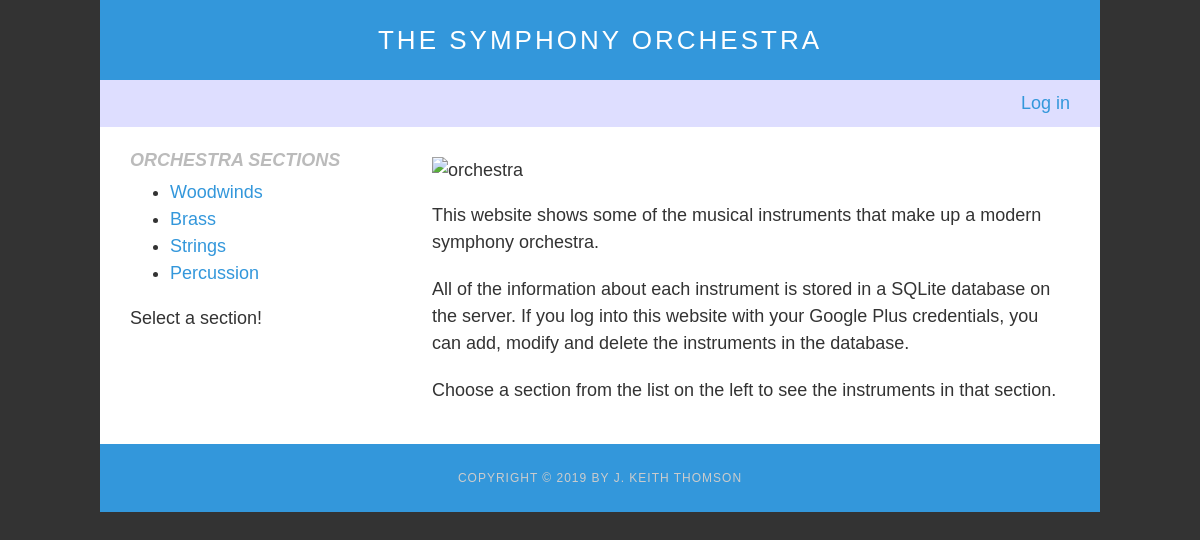
/orchestra/, run on the app's committed database.
### database_setup.py (models this page shows, shortened)
class Category(Base):
    __tablename__ = 'category'
    name = Column(String(250), nullable=False)
    id = Column(Integer, primary_key=True)
    description = Column(String(1200), nullable=False)

### catalog.py (the view)
@app.route('/')
@app.route('/orchestra/')
def showOrchestra():
    categories = session.query(Category).all()
    umail = getUserEmail()
    return render_template(
        'showorchestra.html', user_email=umail, categories=categories)

### catalog.py (called while the page is built)
def getUserEmail():
    if 'email' in login_session:
        return login_session['email']
    return None

### templates/showorchestra.html (shortened to what this page needs)
{% extends "layout.html" %}
{% block main %}
<nav>
	<h2>Orchestra Sections</h2>
	<ul>
		{% if categories %}
			{% for c in categories %}
				<li>
					<a href="{{url_for( 'showCategory', category_id=c.id)}}">{{c.name}}</a>
				</li>
			{% endfor %}
		{% else %}
			<li>No categories in list!</li>
		{% endif %}
	</ul>
	<p>Select a section!</p>
</nav>
<article>
	<figure>
		<img class="hero" src="https://c2.staticflickr.com/4/3442/5834658432_02a499b10d_b.jpg" alt="orchestra">
	</figure>
	<p>This website shows some of the musical instruments that make up a modern symphony orchestra.</p>
	<p>All of the information about each instrument is stored in a SQLite database on the server. If you log into this website with your Google Plus credentials, you can add, modify and delete the instruments in the database.</p>
	<p>Choose a section from the list on the left to see the instruments in that section.</p>
</article>
{% endblock %}

### static/style.css (style rules this page uses)
body,th,p { font-family: Arial, Helvetica, sans-serif; font-size: 18px; color: #333; line-height: 1.5; margin: 0; padding: 0; }
body { background-color: #333; margin: 0; position:relative; max-width: 1000px; min-width: 320px; }
ul { margin-top: 5px; }
p { margin: 0 0 20px 0; }
a, a:hover, a:focus, a:visited { color: #3397db; text-decoration: none; }
h1, h2, h3, h4, h5, h6 { margin: 0; }
article, aside, canvas, details, figcaption, figure, footer, header, hgroup, menu, nav, section { display: block; }
nav { display: inline-block; width: 100%; }
nav h2 { color: #bbb; font-style: italic; text-transform: uppercase; }
article, form { display: inline-block; width: 100%; }
h2, h3 { font-size: 18px; }
figure { position: relative; overflow: hidden; display: inline-block; margin: 10px 0; padding: 0; }
figure img { display: block; margin: 0; max-height: 320px; width: auto; max-width: 100%; }
@media only screen and (min-width: 640px) { nav { width: 30%; } }
@media only screen and (min-width: 640px) { article, form { width: calc(70% - 20px); padding-left: 20px; } }
@media only screen and (min-width: 1000px) { body { margin: 0 auto; } }

### data on the page
Category: name "Woodwinds"
Category: name "Brass"
Category: name "Strings"
Category: name "Percussion"
